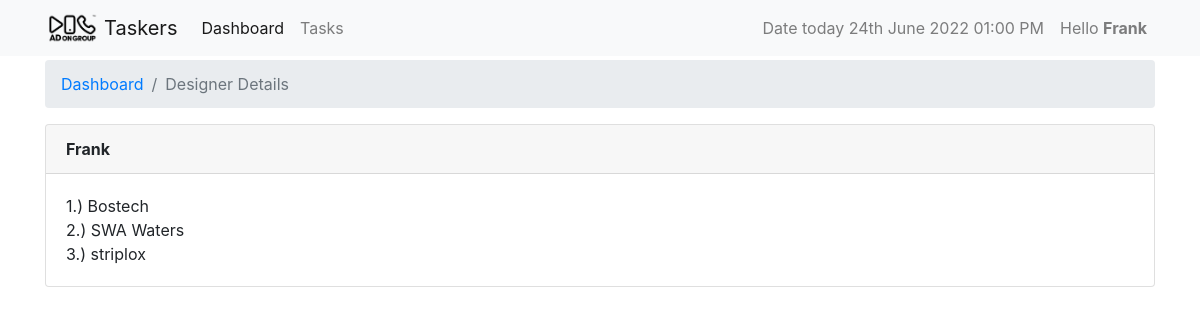
/users/frank (signed in), run on an earlier commit of the app's database.
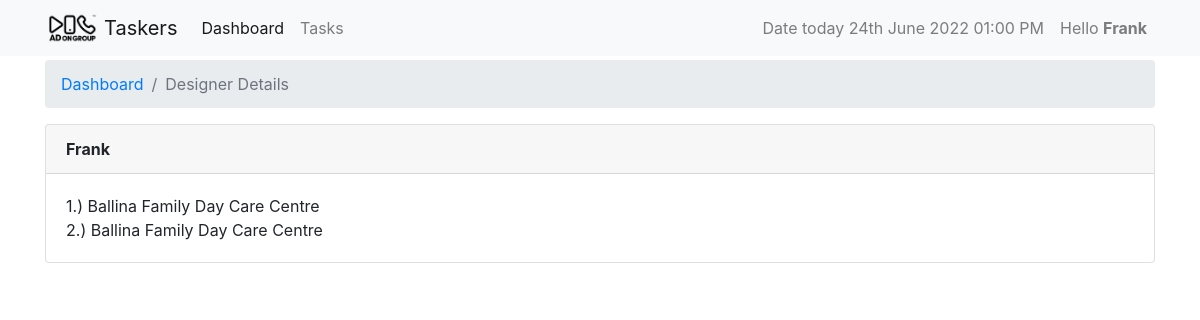
And on a later commit of the database.
### tasks/models.py (models this page shows, shortened)
class Task(models.Model):
    slug = models.SlugField(unique=True, null=True, blank=True)
    user = models.ForeignKey(settings.AUTH_USER_MODEL,
                             on_delete=models.CASCADE, verbose_name='designers')
    task_type = models.ForeignKey(
        TaskType, on_delete=models.CASCADE, default=1)
    task_category = models.ForeignKey(
        TaskCategory, on_delete=models.CASCADE, default=1)
    name = models.CharField(max_length=120, verbose_name="Client name")
    paradise_link = models.URLField(
        blank=True, null=True, verbose_name="task link")
    check_list_link = models.URLField(
        max_length=120, verbose_name='check list link', blank=True, null=True)
    is_priority = models.BooleanField(
        default=False, verbose_name="Is Priority?", help_text="Checked if task is priority.")
    is_done = models.BooleanField(default=False, verbose_name="Is done?",
                                  help_text="Note: Checked if you're done.")
    created = models.DateTimeField(auto_now_add=True)
    updated = models.DateTimeField(auto_now=True)
    class Meta:
        ordering = ['is_done', '-updated', '-created']
    def __str__(self):
        return self.name

### dashboards/views.py (the view)
# urls.py: path('users/<username>', views.UserView.as_view(), name="userdetails"),
class UserView(View):
    template_name = 'user_view.html'
    @method_decorator(login_required)
    def dispatch(self, *args, **kwargs):
        return super().dispatch(*args, **kwargs)
    def get(self, request, *args, **kwargs):
        user_name = kwargs.get('username')
        user = get_object_or_404(User, username=user_name)
        context = {
            'title': 'designer details',
            'user': user
        }
        return render(request, self.template_name, context)

### dashboards/templates/user_view.html
{% extends 'base.html' %}
{% block content %}
<nav aria-label="breadcrumb">
    <ol class="breadcrumb">
      <li class="breadcrumb-item"><a href="{% url 'dashboards:dashboard' %}">Dashboard</a></li>
      <li class="breadcrumb-item active" aria-current="page">{{title|title}}</li>
    </ol>
</nav>
<div class="row">
    <div class="col-sm-12">
        <div class="card">
            <div class="card-header">
                <strong>{{ user.username|title }}</strong>
            </div>
            <div class="card-body">
                {% for task in user.task_set.all %}
                    {% if not task.is_done %}
                        {{forloop.counter}}.) {{task}} <br>
                    {% else %}
                        {{empty}}
                    {% endif %}
                {% endfor %}
            </div>
        </div>
    </div>
</div>
{% endblock %}

What changed in the data, as far as the page shows it:
no longer on this page (row edited): Task: name "Bostech"
no longer on this page (row edited): Task: name "SWA Waters"
no longer on this page (row edited): Task: name "striplox"
added Task: name "Ballina Family Day Care Centre"
added Task: name "Ballina Family Day Care Centre"
